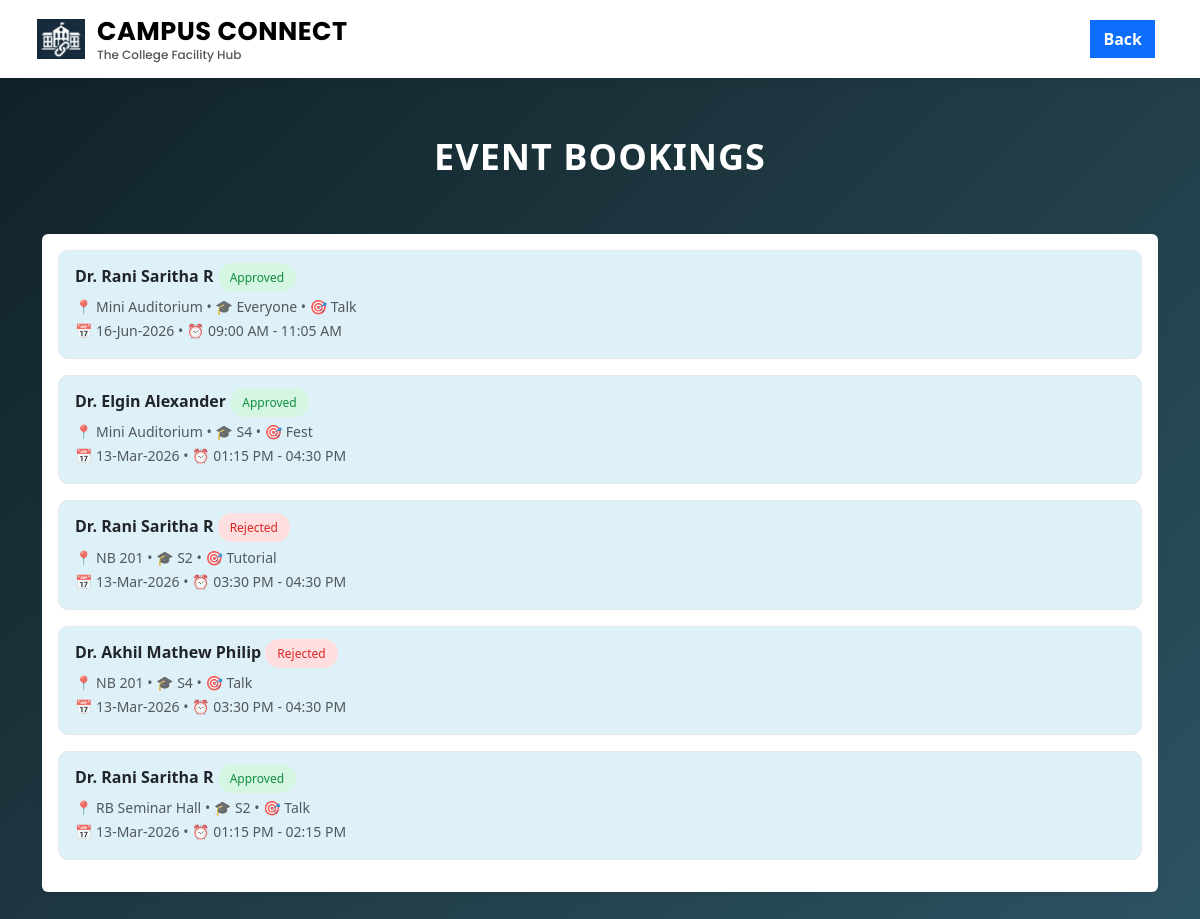
/admin/event_requests (signed in), run on the app's committed database.
### tables this page shows
CREATE TABLE bookings (
        booking_id INTEGER PRIMARY KEY AUTOINCREMENT,
        faculty_id INTEGER NOT NULL,
        venue_id INTEGER NOT NULL,
        booking_type TEXT NOT NULL,
        date TEXT NOT NULL,
        start_time TEXT NOT NULL,
        end_time TEXT NOT NULL,
        purpose TEXT,
        target_batch TEXT,
        status TEXT DEFAULT 'requested',

        FOREIGN KEY (faculty_id)
            REFERENCES faculties(faculty_id)
            ON DELETE CASCADE,

        FOREIGN KEY (venue_id)
            REFERENCES venues(venue_id)
            ON DELETE CASCADE
    );

CREATE TABLE faculties (
        faculty_id INTEGER PRIMARY KEY AUTOINCREMENT,
        user_id INTEGER UNIQUE,
        name TEXT,
        contact TEXT,
        register_no TEXT,
        department TEXT,
        designation TEXT,
        photo TEXT,
        isHOD TEXT,
        FOREIGN KEY(user_id) REFERENCES users(user_id) ON DELETE CASCADE
    );

CREATE TABLE venues (
        venue_id INTEGER PRIMARY KEY AUTOINCREMENT,
        name TEXT NOT NULL,
        type TEXT NOT NULL,
        department TEXT NOT NULL,
        block TEXT NOT NULL,
        photo TEXT,
        purpose TEXT NOT NULL,
        created_at TIMESTAMP DEFAULT CURRENT_TIMESTAMP
    );

### app.py (the view)
@app.route('/admin/event_requests')
def admin_event_requests():
    if 'user_id' not in session or session['role'] != 'admin':
        return redirect('/login')
    conn = get_connection()
    cursor = conn.cursor()
    cursor.execute("""
        SELECT b.booking_id,
               f.name AS faculty_name,
               v.name AS venue_name,
               b.date,
               b.start_time,
               b.end_time,
               b.purpose,
               b.target_batch,
               b.status
        FROM bookings b
        JOIN faculties f ON b.faculty_id = f.faculty_id
        JOIN venues v ON b.venue_id = v.venue_id
        WHERE b.booking_type='event'
        ORDER BY b.booking_id DESC
    """)
    requests = cursor.fetchall()
    formatted_requests = []
    for r in requests:
        formatted_date = datetime.strptime(r['date'], "%Y-%m-%d").strftime("%d-%b-%Y")
        formatted_start = datetime.strptime(r['start_time'], "%H:%M").strftime("%I:%M %p")
        formatted_end = datetime.strptime(r['end_time'], "%H:%M").strftime("%I:%M %p")
        r = dict(r)
        r['date'] = formatted_date
        r['start_time'] = formatted_start
        r['end_time'] = formatted_end
        formatted_requests.append(r)
    conn.close()
    return render_template("admin_event_requests.html", requests=formatted_requests)

### app.py (called while the page is built)
def get_connection():
    conn = sqlite3.connect("campus_connect.db")
    conn.row_factory = sqlite3.Row
    conn.execute("PRAGMA foreign_keys = ON")  # 🔥 ensure cascade always works
    return conn

### templates/admin_event_requests.html (shortened to what this page needs)
<!DOCTYPE html>
<html lang="en">
<head>
    <link href="https://cdn.jsdelivr.net/npm/bootstrap@5.3.2/dist/css/bootstrap.min.css" rel="stylesheet">
    <link rel="stylesheet" href="{{ url_for('static', filename='css/style.css') }}">
</head>
<body>
<nav class="navbar navbar-expand-lg navbar-light custom-navbar fixed-top">
    <div class="container-fluid">
        <div class="navbar-brand d-flex align-items-center" href="/">
            <img src="{{ url_for('static', filename='images/logo.png') }}" class="logo-img">
            <div class="brand-text">
                <span class="brand-title">CAMPUS CONNECT</span>
                <span class="brand-tagline">The College Facility Hub</span>
            </div>
        </div>
        <div class="ms-auto">
            <a href="{{ url_for('admin_manage_bookings') }}" class="btn btn-primary me-2"><b>Back</b></a>
        </div>
    </div>
</nav>
<div class="dashboard-title">
    <b>EVENT BOOKINGS</b>
</div>
<div class="container page-main" style="padding-bottom: 60px;">
    {% if requests|length == 0 %}
        <div class="d-flex justify-content-center align-items-center" style="height:50vh">
            <p class="text-muted">No Event Bookings</p>
        </div>
    {% else %}
        <div class="card shadow-sm border-0 mt-4">
            <div class="card-body">
                {% for r in requests %}
                    <div class="booking-item mb-3 p-3">
                        <div class="d-flex justify-content-between align-items-center">
                            <div>
                                <h6 class="fw-bold">{{ r.faculty_name }}
                                    {% if r.status == 'approved' %}
                                        <span class="badge-approved">Approved</span>
                                    {% elif r.status == 'rejected' %}
                                        <span class="badge-rejected">Rejected</span>
                                    {% else %}
                                        <span class="badge-requested">Requested</span>
                                    {% endif %}
                                </h6>
                                <small class="text-muted">
                                    📍 {{ r.venue_name }} •
                                    🎓 {{ r.target_batch }} •
                                    🎯 {{ r.purpose }} <br>
                                    📅 {{ r.date }} •
                                    ⏰ {{ r.start_time }} - {{ r.end_time }}
                                </small>
                            </div>
                        </div>
                    </div>
                {% endfor %}
            </div>
        </div>
    {% endif %}
</div>
</body>
</html>

### static/css/style.css (style rules this page uses)
body { margin: 0; padding: 0; font-family: 'Segoe UI', Tahoma, Geneva, Verdana, sans-serif; }
.custom-navbar { background-color: #ffffff; padding: 10px 25px; box-shadow: 0 2px 10px rgba(0, 0, 0, 0.08); z-index: 1000; }
.logo-img { width: 48px; height: 48px; object-fit: contain; margin-right: 12px; }
.brand-text { display: flex; flex-direction: column; line-height: 1.1; }
.brand-title { font-family: 'Poppins', sans-serif; font-size: 1.6rem; font-weight: 700; color: black; letter-spacing: 0.5px; }
.brand-tagline { font-size: 0.75rem; font-family: 'Poppins', sans-serif; font-weight: 500; color: #555; margin-top: 3px; }
.btn { border-radius: 0 !important; font-family: 'Segoe UI', Tahoma, Geneva, Verdana, sans-serif; }

### templates/admin_event_requests.html (style rules this page uses)
body { font-family: 'Segoe UI', Tahoma, Geneva, Verdana, sans-serif; background: linear-gradient(135deg, #0f2027, #203a43, #2c5364); min-height: 100vh; color: white; }
.brand-title { font-family: 'Poppins', sans-serif; }
.brand-tagline { font-family: 'Poppins', sans-serif; }
.dashboard-title { font-weight: 700; font-size: 36px; text-align: center; margin-top: 130px; margin-bottom: 50px; letter-spacing: 1px; }
.booking-item { background: #dff1f8;; border-radius: 10px; border: 1px solid #e5e7eb; transition: all .25s ease; }
.badge-approved { background: #d4f6e2; color: #138e40; padding: 6px 12px; border-radius: 30px; font-size: 12px; font-weight: 500; }
.badge-rejected { background: #fedede; color: #dc2626; padding: 6px 12px; border-radius: 30px; font-size: 12px; font-weight: 500; }

### data on the page
bookings: faculty_name "Dr. Rani Saritha R", status "Approved", venue_name "Mini Auditorium", target_batch "Everyone", purpose "Talk", date "16-Jun-2026", start_time "09:00 AM", end_time "11:05 AM"
bookings: faculty_name "Dr. Elgin Alexander", status "Approved", venue_name "Mini Auditorium", target_batch "S4", purpose "Fest", date "13-Mar-2026", start_time "01:15 PM", end_time "04:30 PM"
bookings: faculty_name "Dr. Rani Saritha R", status "Rejected", venue_name "NB 201", target_batch "S2", purpose "Tutorial", date "13-Mar-2026", start_time "03:30 PM", end_time "04:30 PM"
bookings: faculty_name "Dr. Akhil Mathew Philip", status "Rejected", venue_name "NB 201", target_batch "S4", purpose "Talk", date "13-Mar-2026", start_time "03:30 PM", end_time "04:30 PM"
bookings: faculty_name "Dr. Rani Saritha R", status "Approved", venue_name "RB Seminar Hall", target_batch "S2", purpose "Talk", date "13-Mar-2026", start_time "01:15 PM", end_time "02:15 PM"
